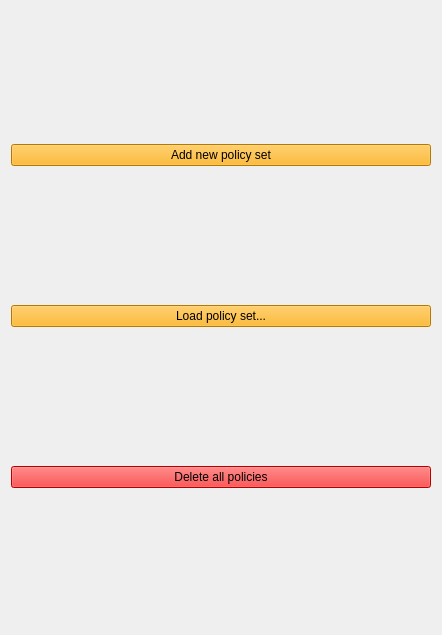
<?xml version="1.0" encoding="UTF-8"?>
<ui version="4.0">
 <class>PoliciesMenu</class>
 <widget class="QFrame" name="PoliciesMenu">
  <property name="geometry">
   <rect>
    <x>0</x>
    <y>0</y>
    <width>442</width>
    <height>635</height>
   </rect>
  </property>
  <property name="sizePolicy">
   <sizepolicy hsizetype="Expanding" vsizetype="Expanding">
    <horstretch>0</horstretch>
    <verstretch>0</verstretch>
   </sizepolicy>
  </property>
  <layout class="QGridLayout" name="gridLayout">
   <item row="0" column="0">
    <widget class="QPushButton" name="addNewPolicy">
     <property name="focusPolicy">
      <enum>Qt::NoFocus</enum>
     </property>
     <property name="styleSheet">
      <string notr="true">background-color: rgb(255, 170, 0);
selection-background-color: rgb(255, 170, 0);
</string>
     </property>
     <property name="text">
      <string>Add new policy set</string>
     </property>
    </widget>
   </item>
   <item row="1" column="0">
    <widget class="QPushButton" name="importPolicy">
     <property name="focusPolicy">
      <enum>Qt::NoFocus</enum>
     </property>
     <property name="styleSheet">
      <string notr="true">background-color: rgb(255, 170, 0);
selection-background-color: rgb(255, 170, 0);</string>
     </property>
     <property name="text">
      <string>Load policy set...</string>
     </property>
    </widget>
   </item>
   <item row="2" column="0">
    <widget class="QPushButton" name="deletePolicies">
     <property name="focusPolicy">
      <enum>Qt::NoFocus</enum>
     </property>
     <property name="styleSheet">
      <string notr="true">background-color: rgb(255, 0, 0);
selection-background-color: rgb(255, 0, 0);
</string>
     </property>
     <property name="text">
      <string>Delete all policies</string>
     </property>
    </widget>
   </item>
  </layout>
 </widget>
 <resources/>
 <connections/>
</ui>
